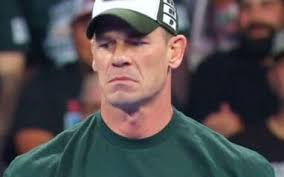
#> input picture images/test(1).jpg, 284 x 177 px, given in place of the camera
$ python capture.py
#> lines starting #> are read from the running program, lines starting #| are printed output that depends on the picture
import cv2
import os

# --- Configuration ---
DATASET_PATH = "my_dataset"
os.makedirs(DATASET_PATH, exist_ok=True)

# --- Input person name ---
person_name = input("Enter person's name: ").strip()
#> the answer given: images/test(1).jpg
save_dir = os.path.join(DATASET_PATH, person_name)
os.makedirs(save_dir, exist_ok=True)

# --- Load Haar Cascade detector ---
detector = cv2.CascadeClassifier(cv2.data.haarcascades + "haarcascade_frontalface_default.xml")

cap = cv2.VideoCapture(0)
img_count = 0
max_images = 20

print(f"\n[INFO] Capturing {max_images} images for {person_name}. Look at the camera.\n")

while True:
    success, frame = cap.read()
#> frame is the input picture: shape (177, 284, 3); mean B, G, R 79.6, 78.3, 83.3
    if not success:
        print("❌ Could not access webcam.")
        break

    gray = cv2.cvtColor(frame, cv2.COLOR_BGR2GRAY)
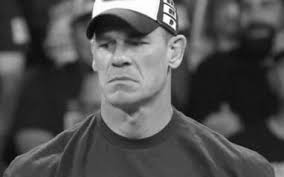
#> gray: shape (177, 284); min 1, max 255, mean 79.9
    faces = detector.detectMultiScale(gray, 1.3, 5)
#> faces = ()

    for (x, y, w, h) in faces:
        face = gray[y:y + h, x:x + w]
        face = cv2.resize(face, (200, 200))
        img_count += 1
        file_path = os.path.join(save_dir, f"{img_count}.jpg")
        cv2.imwrite(file_path, face)

        cv2.rectangle(frame, (x, y), (x + w, y + h), (0, 255, 0), 2)
        cv2.putText(frame, f"{img_count}/{max_images}", (x, y - 10),
                    cv2.FONT_HERSHEY_SIMPLEX, 0.7, (0, 255, 0), 2)
#> this loop made 0 passes
#> after the loop, img_count = 0

    cv2.imshow("Capturing Faces (Press Q to quit)", frame)
    if cv2.waitKey(1) & 0xFF == ord('q'):
#> (key q is pressed here)
        break
    if img_count >= max_images:
        print("\n✅ Image capture complete.")
        break

cap.release()
cv2.destroyAllWindows()
